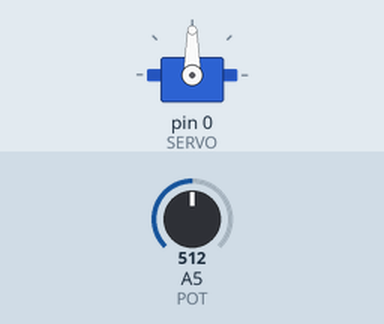
Recording of a sketch running on a simulated Arduino Uno, built with avr-gcc and run on an emulated ATmega328P. On the bench: servo. The inputs (shaded band) are chosen by the test bench; at power-on: A5 (POT) = 512.

Above: at 1.2 s.
1.3 s: A5 (POT) set to 716
At 1.9 s:
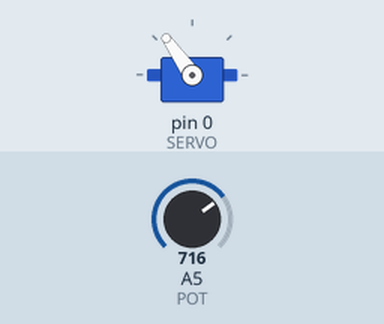
2.8 s: A5 (POT) set to 900
At 3.1 s:
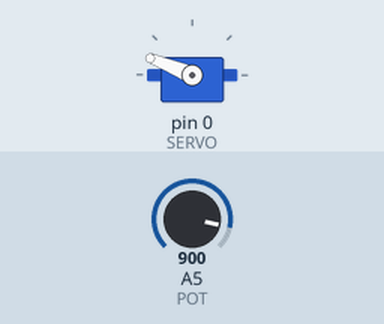
4.3 s: A5 (POT) set to 1023
At 5.4 s:
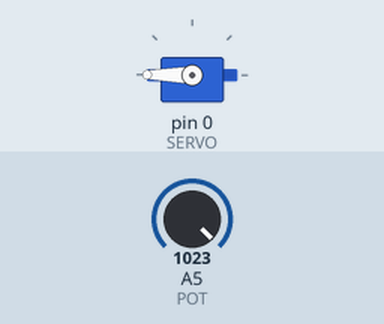
5.8 s: A5 (POT) set to 306
At 6.6 s:
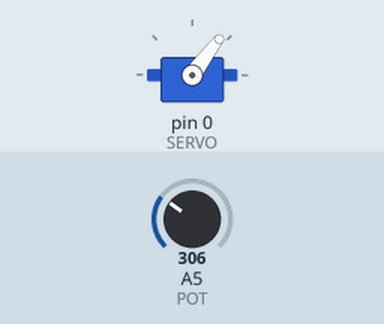
7.3 s: A5 (POT) set to 122
At 7.7 s:
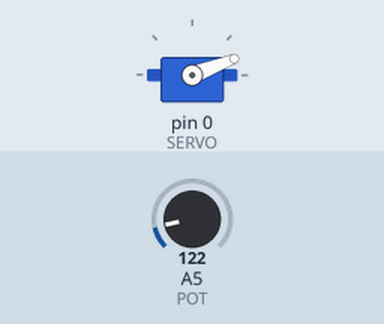
Timing chart, 0 to 9.8 s (numbered marks = the images above; inputs shaded):
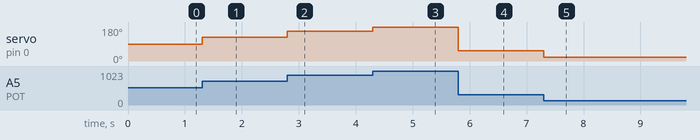

The sketch:

16_04_26_servomotorcontroladoporpotenciometro.ino
```cpp
#include <Servo.h>
#define SERVO 0
#define POT A5

Servo servomotor;

void setup(){
  pinMode(POT, INPUT);
  servomotor.attach(SERVO);
}

void setRot(int rot){
  servomotor.write(map(rot, 0, 1023, 0, 180));
}

void loop(){
  setRot(analogRead(POT));
}
```

Measured:
- after the input at 1.3 s, servo on pin 0 (SERVO): 90° → 125° at once
- after the input at 2.8 s, servo on pin 0 (SERVO): 125° → 158° at once
- after the input at 4.3 s, servo on pin 0 (SERVO): 158° → 180° at once
- after the input at 5.8 s, servo on pin 0 (SERVO): 180° → 53° at once
- after the input at 7.3 s, servo on pin 0 (SERVO): 53° → 21° at once
